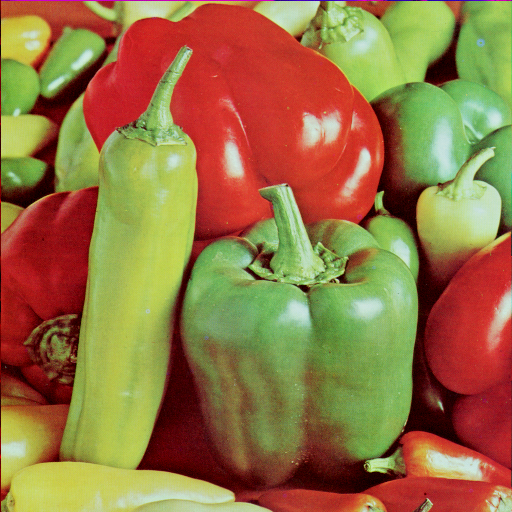
#> input picture sparse-modeling/peppers.png, 512 x 512 px
$ jupyter execute --allow-errors '非負のDCT基底をもちいた再構成.ipynb'
#> lines starting #> are read from the running program, lines starting #| are printed output that depends on the picture
[cell 1]
import time

[cell 2]
def normalize(A):
    return (A - A.min()) / (A.max() - A.min())

[cell 3]
from matplotlib import pyplot as plt
import numpy as np
from matplotlib.font_manager import FontProperties
from sklearn.feature_extraction.image import extract_patches_2d, reconstruct_from_patches_2d
from skimage.io import imread

font_path = font_path = "/usr/share/fonts/truetype/migmix/migmix-1p-regular.ttf"
font_prop = FontProperties(fname=font_path)
#> (the rest of this cell did not finish here and is left out)

Peppers
---

[cell 4]
import skimage

[cell 5]
start = time.time()
im = skimage.color.rgb2gray(imread('../sparse-modeling/peppers.png'))[::2, ::2] * 255
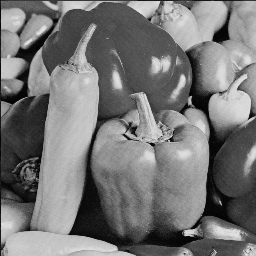
#> im: shape (256, 256) float64; min 0.638, max 228.6, mean 118.9
sig = 20.

if np.any(im < 0): print('im is Nonnegative')

if True:
    Y = im + np.abs(np.random.randn(im.shape[0], im.shape[1])) * sig
    mask = abs(np.random.rand(im.shape[0], im.shape[1]))
    mask_25 = mask > 0.25
    mask_50 = mask > 0.5
    mask_75 = mask > 0.75
    Y_25 = Y * mask_25
    Y_50 = Y * mask_50
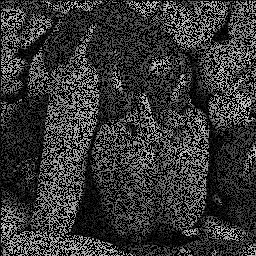
#> Y_50: shape (256, 256) float64; min 0, max 312.4, mean 68; drawn with min black and max white
    Y_75 = Y * mask_75
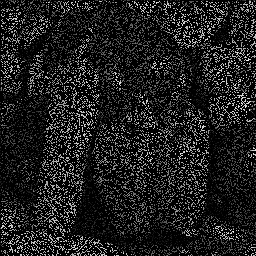
#> Y_75: shape (256, 256) float64; min 0, max 279.4, mean 34.2; drawn with min black and max white
    Y.tofile('Peppers_Y_sig20')
    Y_25.tofile('Peppers_Y_sig20_25')
    Y_50.tofile('Peppers_Y_sig20_50')
    Y_75.tofile('Peppers_Y_sig20_75')
    mask.tofile('mask')
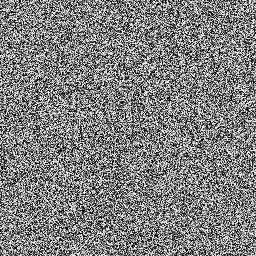
#> mask: shape (256, 256) float64; min 3.31e-06, max 1, mean 0.502
    mask_25.tofile('mask_25')
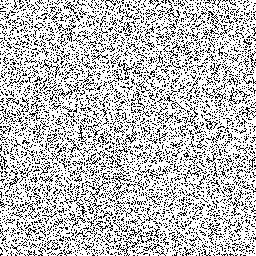
#> mask_25: shape (256, 256) bool; 75.1% white; black in thin lines or dots
    mask_50.tofile('mask_50')
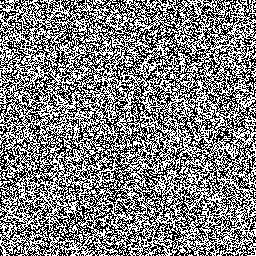
#> mask_50: shape (256, 256) bool; 50.3% white; black in thin lines or dots
    mask_75.tofile('mask_75')
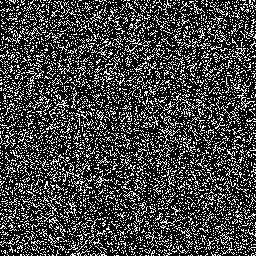
#> mask_75: shape (256, 256) bool; 25.3% white in thin lines or dots
else:
    print('Here')
    Y = np.fromfile('Peppers_Y_sig20').reshape(im.shape)
    Y_25 = np.fromfile('Peppers_Y_sig20_25').reshape(im.shape)
    Y_50 = np.fromfile('Peppers_Y_sig20_50').reshape(im.shape)
    Y_75 = np.fromfile('Peppers_Y_sig20_75').reshape(im.shape)
    mask = np.fromfile('mask').reshape(im.shape)
    mask_25 = np.fromfile('mask_25', dtype=np.uint8).reshape(im.shape)
    mask_50 = np.fromfile('mask_50', dtype=np.uint8).reshape(im.shape)
    mask_75 = np.fromfile('mask_75', dtype=np.uint8).reshape(im.shape)

if np.any(Y < 0): print('Y is nonnegative')

fig, ax = plt.subplots(3, 2, figsize=(8, 12))
ax = ax.flatten()
ax[0].imshow(im, cmap='gray', interpolation='Nearest')
ax[1].imshow(Y, cmap='gray', interpolation='Nearest')
ax[2].imshow(Y_25, cmap='gray', interpolation='Nearest')
ax[3].imshow(Y_50, cmap='gray', interpolation='Nearest')
ax[4].imshow(Y_75, cmap='gray', interpolation='Nearest')
ax[0].axis('off')
ax[1].axis('off')
ax[2].axis('off')
ax[3].axis('off')
ax[4].axis('off')
ax[0].set_title('Peppers')
#> (the rest of this cell did not finish here and is left out)

冗長DCT辞書
--

[cell 6]
patch_size = 8
dict_size = 16
A_1D = np.zeros((patch_size, dict_size))
for k in np.arange(dict_size):
    for i in np.arange(patch_size):
        A_1D[i, k] = np.cos(i * k * np.pi / float(dict_size))
    if k != 0:
        A_1D[:, k] -= A_1D[:, k].mean()

A_DCT = np.kron(A_1D, A_1D)
A_DCT_norm = normalize(A_DCT)
A_DCT.tofile('A_DCT')
A_DCT_norm.tofile('A_DCT_norm')

[cell 7]
A_DCT = np.fromfile('A_DCT').reshape((patch_size ** 2, dict_size ** 2))
#> (the rest of this cell did not finish here and is left out)

[cell 8]
A_DCT_norm = np.fromfile('A_DCT_norm').reshape((patch_size ** 2, dict_size ** 2))
#> (the rest of this cell did not finish here and is left out)

[cell 9]
A_DCT_norm

マスク付き辞書学習の解法
--

[cell 10]
class DctionaryLearning(object):
    """ 辞書学習 """
    def NSR(self, Y, sig, m, alpha=0.001, n_iter=50, A0=None, initial_dictionary=None, mask=None):
        if initial_dictionary is None:
            A = Y[:, :m]
            A = np.dot(A, np.diag(1. / np.sqrt(np.diag(np.dot(A.T, A)))))

        else:
            A = initial_dictionary.copy()

        X = np.random.ranf(A.shape[1]*Y.shape[1]).reshape(A.shape[1], Y.shape[1])
        eps = A.shape[0] * (sig ** 2)

        ndx = np.arange(m)
        log = []


        for k in range(n_iter):

            """
            if mask is None:
                for i in range(Y.shape[1]):
                    X[:, i], _ = OMP(A, Y[:, i], k0, eps=eps)
            else:
                # マスクあり
                for i in range(Y.shape[1]):
                    A_mask = A[mask[:, i] == 1, :]
                    Y_mask = Y[mask[:, i] == 1, i]
                    eps = len(Y_mask) * (sig ** 2) * 1.1
                    X[:, i], _ = OMP(A_mask, Y_mask, k0, eps=eps)
                    Y[mask[:, i] == 0, i] = np.dot(A[mask[:, i] == 0, :], X[:, i])
            """
            if np.any(A < 0):
                print('Nonnegative A:', A)
            if np.any(X < 0):
                print('Nonnegative X:', X)

            eta = 0.1
            A_bunsi = Y @ X.T
            A_bunbo = A @ (X @ X.T)
            """
            if k == 0:
                print('A:', A)
                print('multiply:', A_bunsi / A_bunbo)
                print('bunsi', A_bunsi)
                print('bunbo', A_bunbo)
            """
            A = A * (A_bunsi / A_bunbo)
            A = normalize(A)
            X_bunsi = A.T @ Y
            X_bunbo = (A.T @ A) @ X
            X = X * (X_bunsi / X_bunbo)


            A[A < 1e-7] = 1e-7
            X[X < 1e-7] = 1e-7


            opt = np.abs(Y - np.dot(A, X)).mean()
            print(k, opt)
        return A, np.array(log)

    # [35 lines left out: function MOD, not called in this run]

    def KSVD(self, Y, sig, m, k0, n_iter=50, A0=None, initial_dictionary=None, mask=None):
        """
        K-SVD辞書学習アルゴリズム

        Y 信号事例、n×M、nは信号の次元、Mは事例の総数
        sig ノイズレベル
        m 辞書の列数
        k0 非ゼロ要素の個数

        参考
        https://github.com/greyhill/pypbip/blob/master/ksvd.py
        """
        if initial_dictionary is None:
            A = Y[:, :m]
            A = np.dot(A, np.diag(1. / np.sqrt(np.diag(np.dot(A.T, A)))))
        else:
            A = initial_dictionary.copy()
        X = np.zeros((A.shape[1], Y.shape[1]))
        eps = A.shape[0] * (sig ** 2)

        ndx = np.arange(m)
        log = []
        for k in range(n_iter):
            if mask is None:
                for i in range(Y.shape[1]):
                    X[:, i], _ = OMP(A, Y[:, i], k0, eps=eps)
            else:
                # マスクあり
                for i in range(Y.shape[1]):
                    A_mask = A[mask[:, i] == 1, :]
                    Y_mask = Y[mask[:, i] == 1, i]
                    eps = len(Y_mask) * (sig ** 2) * 1.1
                    X[:, i], _ = OMP(A_mask, Y_mask, k0, eps=eps)
                    Y[mask[:, i] == 0, i] = np.dot(A[mask[:, i] == 0, :], X[:, i])

            for j in ndx:
                x_using = X[j, :] != 0
                if np.sum(x_using) == 0:
                    continue
                X[j, x_using] = 0
                Residual_err = Y[:, x_using] - np.dot(A, X[:, x_using])
                U, s, Vt = np.linalg.svd(Residual_err)
                A[:, j] = U[:, 0]
                X[j, x_using] = s[0] * Vt.T[:, 0]

            opt = np.abs(Y - np.dot(A, X)).mean()
            if A0 is not None:
                opt2 = self.percent_recovery_of_atoms(A, A0)
                log.append((opt, opt2))
            else:
                log.append(opt)
            print(k, log[k])

        return A, np.array(log)

    # [8 lines left out: function percent_recovery_of_atoms, not called in this run]

[cell 11]
def dictionary_learning_with_mask(im, mask, A_DCT, patch_size=8, n_iter=15):
    """ マスク付き辞書学習を実行 """
#> called with patch_size = 8, n_iter = 15
    dl = DctionaryLearning()
    patches = extract_patches_2d(im, (patch_size, patch_size)).reshape((-1, patch_size ** 2))
    mask_patches = extract_patches_2d(mask, (patch_size, patch_size)).reshape((-1, patch_size ** 2))
    M = len(patches)
#> M = 62001
    print(M)
#| 62001

    A_KSVD = A_DCT.copy()
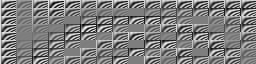
#> A_KSVD: shape (64, 256) float64; min 0, max 1, mean 0.498
    for _ in range(n_iter):
        ndx = np.random.permutation(M)[:A_DCT.shape[1] * 50]
        #A_KSVD, _ = dl.KSVD(patches[ndx].T, 20., 256, 4, mask=mask_patches[ndx].T, n_iter=1, initial_dictionary=A_KSVD)
        A_KSVD, _ = dl.KSVD(patches[ndx].T, 20., 256, 4,  mask=None, n_iter=1, initial_dictionary=A_KSVD)
#| 62001

    return A_KSVD

[cell 12]
def dictionary_learning_with_mask2(im, mask, A_DCT, patch_size=8, n_iter=15):
    """ マスク付き辞書学習を実行 """
#> called with patch_size = 8, n_iter = 5
    dl = DctionaryLearning()
    patches = extract_patches_2d(im, (patch_size, patch_size)).reshape((-1, patch_size ** 2))
    mask_patches = extract_patches_2d(mask, (patch_size, patch_size)).reshape((-1, patch_size ** 2))
    M = len(patches)
#> M = 62001
    print(M)
#| 62001

    A_KSVD = A_DCT.copy()
    print('n_iter dl with mask2:', n_iter)
    for _ in range(n_iter):
        ndx = np.random.permutation(M)[:A_DCT.shape[1] * 50]
        A_KSVD, _ = dl.NSR(patches[ndx].T, 20., 256, alpha=0, mask=mask_patches[ndx].T, n_iter=10, initial_dictionary=A_KSVD)
#> this loop made 5 passes
#> pass 1, in dictionary_learning_with_mask2, `A_KSVD, _ = dl.NSR(patches[ndx].T, 20., 256, alpha=0, mask=mask_patche..`:
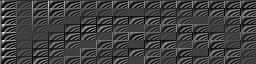
#> A_KSVD: shape (64, 256) float64; min 1e-07, max 1, mean 0.257
#> after the loop:
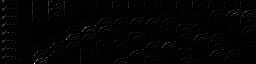
#> A_KSVD: shape (64, 256) float64; min 1e-07, max 1, mean 0.0158

    return A_KSVD
